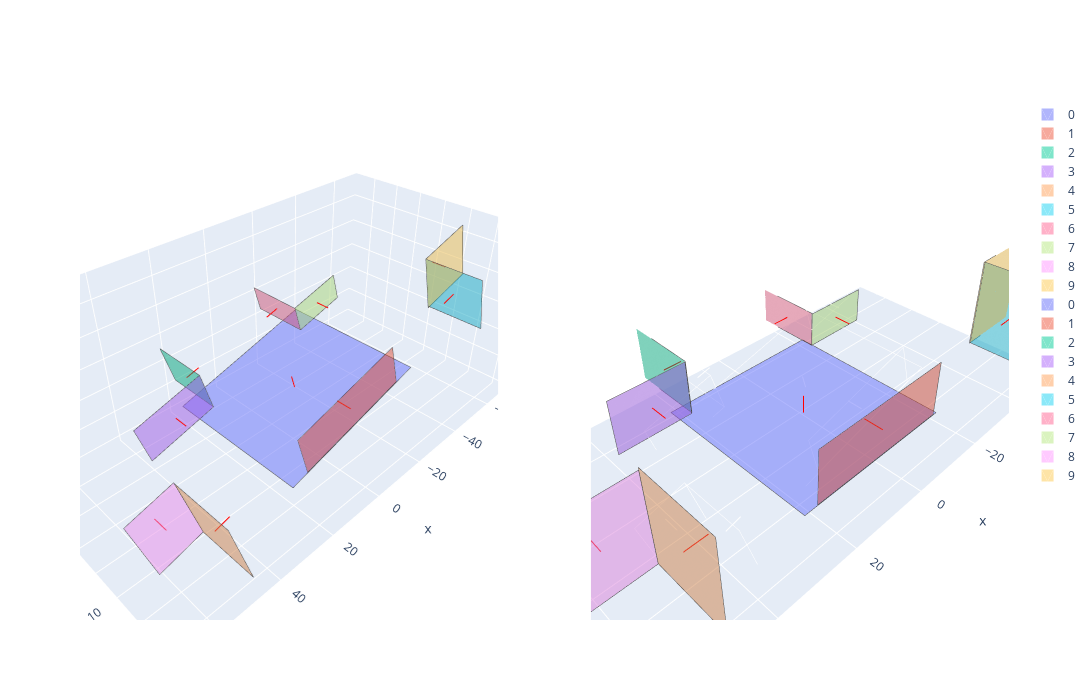

Write notebook code for a chart like this one.
### Code cell
# Plot 2 scans
source_idx = 1
target_idx = 0
source = scans[source_idx]
target = scans[target_idx]

fig = make_subplots(rows=1, cols=2, specs=[[{'type': 'surface'}, {'type': 'surface'}]])

for t in source.plot_trace(show_normals=True):
    fig.add_trace(t, row=1, col=1)

for t in target.plot_trace(show_normals=True):
    fig.add_trace(t, row=1, col=2)

fig.update_layout(width=1600, height=700, scene=dict(aspectmode='data'), scene2=dict(aspectmode='data'))
fig.show()

correspondences = get_correspondences(source, target)
print(correspondences)

### Figure 1 — Plotly figure (JSON) as saved in the notebook; plotly's stock layout.template omitted (floating-point values rounded to 4 significant figures)
{"data": [{"color": "#636EFA", "i": [0, 0], "j": [1, 2], "k": [2, 3], "name": "0", "opacity": 0.5, "scene": "scene", "showlegend": true, "type": "mesh3d", "x": [-26.77, -26.83, 23.64, 23.7], "y": [23.32, -25.43, -25.46, 23.29], "z": [4.546, 4.436, -9.722, -9.613]}, {"line": {"color": "rgb(70,70,70)", "width": 1}, "mode": "lines", "scene": "scene", "showlegend": false, "type": "scatter3d", "x": [-26.77, -26.83, 23.64, 23.7, -26.77], "y": [23.32, -25.43, -25.46, 23.29, 23.32], "z": [4.546, 4.436, -9.722, -9.613, 4.546]}, {"color": "#EF553B", "i": [0, 0], "j": [1, 2], "k": [2, 3], "name": "1", "opacity": 0.5, "scene": "scene", "showlegend": true, "type": "mesh3d", "x": [-20.13, 17.87, 21.88, -16.12], "y": [23.13, 23.11, 23.07, 23.1], "z": [2.609, -8.051, 6.221, 16.88]}, {"line": {"color": "rgb(70,70,70)", "width": 1}, "mode": "lines", "scene": "scene", "showlegend": false, "type": "scatter3d", "x": [-20.13, 17.87, 21.88, -16.12, -20.13], "y": [23.13, 23.11, 23.07, 23.1, 23.13], "z": [2.609, -8.051, 6.221, 16.88, 2.609]}, {"color": "#00CC96", "i": [0, 0], "j": [1, 2], "k": [2, 3], "name": "2", "opacity": 0.5, "scene": "scene", "showlegend": true, "type": "mesh3d", "x": [18.14, 18.12, 22.11, 22.14], "y": [-16.89, -36.57, -36.6, -16.93], "z": [-8.129, -8.173, 6.078, 6.122]}, {"line": {"color": "rgb(70,70,70)", "width": 1}, "mode": "lines", "scene": "scene", "showlegend": false, "type": "scatter3d", "x": [18.14, 18.12, 22.11, 22.14, 18.14], "y": [-16.89, -36.57, -36.6, -16.93, -16.89], "z": [-8.129, -8.173, 6.078, 6.122, -8.129]}, {"color": "#AB63FA", "i": [0, 0], "j": [1, 2], "k": [2, 3], "name": "3", "opacity": 0.5, "scene": "scene", "showlegend": true, "type": "mesh3d", "x": [41.92, 18.13, 22.13, 45.91], "y": [-16.9, -16.88, -16.92, -16.93], "z": [-14.81, -8.14, 6.107, -0.5642]}, {"line": {"color": "rgb(70,70,70)", "width": 1}, "mode": "lines", "scene": "scene", "showlegend": false, "type": "scatter3d", "x": [41.92, 18.13, 22.13, 45.91, 41.92], "y": [-16.9, -16.88, -16.92, -16.93, -16.9], "z": [-14.81, -8.14, 6.107, -0.5642, -14.81]}, {"color": "#FFA15A", "i": [0, 0], "j": [1, 2], "k": [2, 3], "name": "4", "opacity": 0.5, "scene": "scene", "showlegend": true, "type": "mesh3d", "x": [47.04, 47.01, 53.41, 53.43], "y": [32.81, 13.27, 13.21, 32.76], "z": [-16.21, -16.26, 6.543, 6.587]}, {"line": {"color": "rgb(70,70,70)", "width": 1}, "mode": "lines", "scene": "scene", "showlegend": false, "type": "scatter3d", "x": [47.04, 47.01, 53.41, 53.43, 47.04], "y": [32.81, 13.27, 13.21, 32.76, 32.81], "z": [-16.21, -16.26, 6.543, 6.587, -16.21]}, {"color": "#19D3F3", "i": [0, 0], "j": [1, 2], "k": [2, 3], "name": "5", "opacity": 0.5, "scene": "scene", "showlegend": true, "type": "mesh3d", "x": [-48.75, -48.73, -43.53, -43.56], "y": [13.12, 32.47, 32.43, 13.07], "z": [12.61, 12.66, 31.17, 31.13]}, {"line": {"color": "rgb(70,70,70)", "width": 1}, "mode": "lines", "scene": "scene", "showlegend": false, "type": "scatter3d", "x": [-48.75, -48.73, -43.53, -43.56, -48.75], "y": [13.12, 32.47, 32.43, 13.07, 13.12], "z": [12.61, 12.66, 31.17, 31.13, 12.61]}, {"color": "#FF6692", "i": [0, 0], "j": [1, 2], "k": [2, 3], "name": "6", "opacity": 0.5, "scene": "scene", "showlegend": true, "type": "mesh3d", "x": [-20.36, -20.34, -17.72, -17.74], "y": [-36.56, -16.88, -16.91, -36.59], "z": [2.768, 2.812, 12.14, 12.1]}, {"line": {"color": "rgb(70,70,70)", "width": 1}, "mode": "lines", "scene": "scene", "showlegend": false, "type": "scatter3d", "x": [-20.36, -20.34, -17.72, -17.74, -20.36], "y": [-36.56, -16.88, -16.91, -36.59, -36.56], "z": [2.768, 2.812, 12.14, 12.1, 2.768]}, {"color": "#B6E880", "i": [0, 0], "j": [1, 2], "k": [2, 3], "name": "7", "opacity": 0.5, "scene": "scene", "showlegend": true, "type": "mesh3d", "x": [-20.37, -38.69, -36.0, -17.69], "y": [-16.89, -16.88, -16.91, -16.92], "z": [2.697, 7.836, 17.41, 12.28]}, {"line": {"color": "rgb(70,70,70)", "width": 1}, "mode": "lines", "scene": "scene", "showlegend": false, "type": "scatter3d", "x": [-20.37, -38.69, -36.0, -17.69, -20.37], "y": [-16.89, -16.88, -16.91, -16.92, -16.89], "z": [2.697, 7.836, 17.41, 12.28, 2.697]}, {"color": "#FF97FF", "i": [0, 0], "j": [1, 2], "k": [2, 3], "name": "8", "opacity": 0.5, "scene": "scene", "showlegend": true, "type": "mesh3d", "x": [47.01, 61.44, 67.93, 53.5], "y": [13.15, 13.14, 13.08, 13.09], "z": [-16.25, -20.3, 2.826, 6.874]}, {"line": {"color": "rgb(70,70,70)", "width": 1}, "mode": "lines", "scene": "scene", "showlegend": false, "type": "scatter3d", "x": [47.01, 61.44, 67.93, 53.5, 47.01], "y": [13.15, 13.14, 13.08, 13.09, 13.15], "z": [-16.25, -20.3, 2.826, 6.874, -16.25]}, {"color": "#FECB52", "i": [0, 0], "j": [1, 2], "k": [2, 3], "name": "9", "opacity": 0.5, "scene": "scene", "showlegend": true, "type": "mesh3d", "x": [-67.82, -48.93, -43.53, -62.42], "y": [13.14, 13.13, 13.08, 13.09], "z": [17.22, 11.92, 31.18, 36.48]}, {"line": {"color": "rgb(70,70,70)", "width": 1}, "mode": "lines", "scene": "scene", "showlegend": false, "type": "scatter3d", "x": [-67.82, -48.93, -43.53, -62.42, -67.82], "y": [13.14, 13.13, 13.08, 13.09, 13.14], "z": [17.22, 11.92, 31.18, 36.48, 17.22]}, {"line": {"color": "red", "width": 2}, "mode": "lines", "scene": "scene", "showlegend": false, "type": "scatter3d", "x": [-1.566, -0.2159, null, 0.8744, 0.8679, null, 20.13, 15.31, null, 32.02, 32.03, null, 50.22, 45.41, null, -46.14, -41.33, null, -19.04, -14.23, null, -28.19, -28.18, null, 57.47, 57.46, null, -55.68, -55.69, null], "y": [-1.07, -1.083, null, 23.1, 18.1, null, -26.75, -26.74, null, -16.91, -11.91, null, 23.01, 23.02, null, 22.77, 22.77, null, -26.73, -26.74, null, -16.9, -11.9, null, 13.11, 8.111, null, 13.11, 8.108, null], "z": [-2.588, 2.226, null, 4.415, 4.404, null, -1.025, 0.3251, null, -4.352, -4.341, null, -4.835, -3.484, null, 21.89, 20.54, null, 7.456, 6.105, null, 10.06, 10.07, null, -6.714, -6.725, null, 24.2, 24.19, null]}, {"color": "#636EFA", "i": [0, 0], "j": [1, 2], "k": [2, 3], "name": "0", "opacity": 0.5, "scene": "scene2", "showlegend": true, "type": "mesh3d", "x": [-21.79, -21.77, 21.85, 21.83], "y": [23.27, -20.63, -20.61, 23.29], "z": [-3.115, -3.26, -3.251, -3.106]}, {"line": {"color": "rgb(70,70,70)", "width": 1}, "mode": "lines", "scene": "scene2", "showlegend": false, "type": "scatter3d", "x": [-21.79, -21.77, 21.85, 21.83, -21.79], "y": [23.27, -20.63, -20.61, 23.29, 23.27], "z": [-3.115, -3.26, -3.251, -3.106, -3.115]}, {"color": "#EF553B", "i": [0, 0], "j": [1, 2], "k": [2, 3], "name": "1", "opacity": 0.5, "scene": "scene2", "showlegend": true, "type": "mesh3d", "x": [-20.85, 18.04, 18.04, -20.85], "y": [23.12, 23.13, 23.09, 23.07], "z": [-3.19, -3.182, 11.67, 11.66]}, {"line": {"color": "rgb(70,70,70)", "width": 1}, "mode": "lines", "scene": "scene2", "showlegend": false, "type": "scatter3d", "x": [-20.85, 18.04, 18.04, -20.85, -20.85], "y": [23.12, 23.13, 23.09, 23.07, 23.12], "z": [-3.19, -3.182, 11.67, 11.66, -3.19]}, {"color": "#00CC96", "i": [0, 0], "j": [1, 2], "k": [2, 3], "name": "2", "opacity": 0.5, "scene": "scene2", "showlegend": true, "type": "mesh3d", "x": [18.5, 18.51, 18.51, 18.5], "y": [-16.95, -36.38, -36.43, -17.0], "z": [-3.166, -3.231, 11.47, 11.53]}, {"line": {"color": "rgb(70,70,70)", "width": 1}, "mode": "lines", "scene": "scene2", "showlegend": false, "type": "scatter3d", "x": [18.5, 18.51, 18.51, 18.5, 18.5], "y": [-16.95, -36.38, -36.43, -17.0, -16.95], "z": [-3.166, -3.231, 11.47, 11.53, -3.166]}, {"color": "#AB63FA", "i": [0, 0], "j": [1, 2], "k": [2, 3], "name": "3", "opacity": 0.5, "scene": "scene2", "showlegend": true, "type": "mesh3d", "x": [38.12, 18.66, 18.65, 38.11], "y": [-16.87, -16.88, -16.93, -16.92], "z": [-3.19, -3.194, 11.5, 11.5]}, {"line": {"color": "rgb(70,70,70)", "width": 1}, "mode": "lines", "scene": "scene2", "showlegend": false, "type": "scatter3d", "x": [38.12, 18.66, 18.65, 38.11, 38.12], "y": [-16.87, -16.88, -16.93, -16.92, -16.87], "z": [-3.19, -3.194, 11.5, 11.5, -3.19]}, {"color": "#FFA15A", "i": [0, 0], "j": [1, 2], "k": [2, 3], "name": "4", "opacity": 0.5, "scene": "scene2", "showlegend": true, "type": "mesh3d", "x": [48.5, 48.51, 48.5, 48.49], "y": [32.32, 13.23, 13.16, 32.24], "z": [-2.034, -2.098, 21.59, 21.65]}, {"line": {"color": "rgb(70,70,70)", "width": 1}, "mode": "lines", "scene": "scene2", "showlegend": false, "type": "scatter3d", "x": [48.5, 48.51, 48.5, 48.49, 48.5], "y": [32.32, 13.23, 13.16, 32.24, 32.32], "z": [-2.034, -2.098, 21.59, 21.65, -2.034]}, {"color": "#19D3F3", "i": [0, 0], "j": [1, 2], "k": [2, 3], "name": "5", "opacity": 0.5, "scene": "scene2", "showlegend": true, "type": "mesh3d", "x": [-51.49, -51.5, -51.51, -51.5], "y": [13.41, 32.75, 32.67, 13.33], "z": [-2.194, -2.13, 21.74, 21.67]}, {"line": {"color": "rgb(70,70,70)", "width": 1}, "mode": "lines", "scene": "scene2", "showlegend": false, "type": "scatter3d", "x": [-51.49, -51.5, -51.51, -51.5, -51.49], "y": [13.41, 32.75, 32.67, 13.33, 13.41], "z": [-2.194, -2.13, 21.74, 21.67, -2.194]}, {"color": "#FF6692", "i": [0, 0], "j": [1, 2], "k": [2, 3], "name": "6", "opacity": 0.5, "scene": "scene2", "showlegend": true, "type": "mesh3d", "x": [-21.49, -21.5, -21.5, -21.5], "y": [-35.14, -16.88, -16.91, -35.17], "z": [-3.236, -3.175, 6.834, 6.774]}, {"line": {"color": "rgb(70,70,70)", "width": 1}, "mode": "lines", "scene": "scene2", "showlegend": false, "type": "scatter3d", "x": [-21.49, -21.5, -21.5, -21.5, -21.49], "y": [-35.14, -16.88, -16.91, -35.17, -35.14], "z": [-3.236, -3.175, 6.834, 6.774, -3.236]}, {"color": "#B6E880", "i": [0, 0], "j": [1, 2], "k": [2, 3], "name": "7", "opacity": 0.5, "scene": "scene2", "showlegend": true, "type": "mesh3d", "x": [-21.56, -40.09, -40.09, -21.56], "y": [-16.88, -16.89, -16.92, -16.91], "z": [-3.192, -3.196, 6.588, 6.592]}, {"line": {"color": "rgb(70,70,70)", "width": 1}, "mode": "lines", "scene": "scene2", "showlegend": false, "type": "scatter3d", "x": [-21.56, -40.09, -40.09, -21.56, -21.56], "y": [-16.88, -16.89, -16.92, -16.91, -16.88], "z": [-3.192, -3.196, 6.588, 6.592, -3.192]}, {"color": "#FF97FF", "i": [0, 0], "j": [1, 2], "k": [2, 3], "name": "8", "opacity": 0.5, "scene": "scene2", "showlegend": true, "type": "mesh3d", "x": [48.5, 66.51, 66.51, 48.5], "y": [13.16, 13.17, 13.09, 13.08], "z": [-2.245, -2.241, 20.93, 20.93]}, {"line": {"color": "rgb(70,70,70)", "width": 1}, "mode": "lines", "scene": "scene2", "showlegend": false, "type": "scatter3d", "x": [48.5, 66.51, 66.51, 48.5, 48.5], "y": [13.16, 13.17, 13.09, 13.08, 13.16], "z": [-2.245, -2.241, 20.93, 20.93, -2.245]}, {"color": "#FECB52", "i": [0, 0], "j": [1, 2], "k": [2, 3], "name": "9", "opacity": 0.5, "scene": "scene2", "showlegend": true, "type": "mesh3d", "x": [-70.51, -51.49, -51.5, -70.52], "y": [13.14, 13.15, 13.07, 13.06], "z": [-2.504, -2.501, 21.55, 21.55]}, {"line": {"color": "rgb(70,70,70)", "width": 1}, "mode": "lines", "scene": "scene2", "showlegend": false, "type": "scatter3d", "x": [-70.51, -51.49, -51.5, -70.52, -70.51], "y": [13.14, 13.15, 13.07, 13.06, 13.14], "z": [-2.504, -2.501, 21.55, 21.55, -2.504]}, {"line": {"color": "red", "width": 2}, "mode": "lines", "scene": "scene2", "showlegend": false, "type": "scatter3d", "x": [0.02887, 0.02785, null, -1.404, -1.401, null, 18.5, 13.5, null, 28.39, 28.38, null, 48.5, 43.5, null, -51.5, -46.5, null, -21.5, -16.5, null, -30.83, -30.83, null, 57.51, 57.51, null, -61.01, -61.0, null], "y": [1.332, 1.315, null, 23.1, 18.1, null, -26.69, -26.69, null, -16.9, -11.9, null, 22.74, 22.73, null, 23.04, 23.04, null, -26.03, -26.02, null, -16.9, -11.9, null, 13.12, 8.125, null, 13.11, 8.107, null], "z": [-3.183, 1.817, null, 4.24, 4.223, null, 4.15, 4.149, null, 4.154, 4.171, null, 9.779, 9.777, null, 9.771, 9.772, null, 1.799, 1.8, null, 1.698, 1.715, null, 9.343, 9.326, null, 9.524, 9.507, null]}], "layout": {"height": 700, "scene": {"aspectmode": "data", "domain": {"x": [0, 0.45], "y": [0, 1]}}, "scene2": {"aspectmode": "data", "domain": {"x": [0.55, 1], "y": [0, 1]}}, "width": 1600}}
